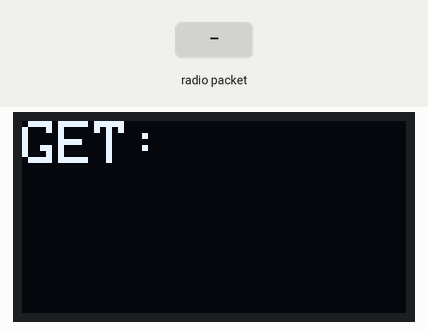
A sketch run on a simulated ESP32. Shown: 128×64 one-colour display. The inputs (shaded band) are chosen by the test bench. No radio packets arrive unless stated; what the sketch prints to the serial monitor is not drawn.

Above: at 1.2 s.
1.3 s: radio packet "1" arrives
At 2.5 s:
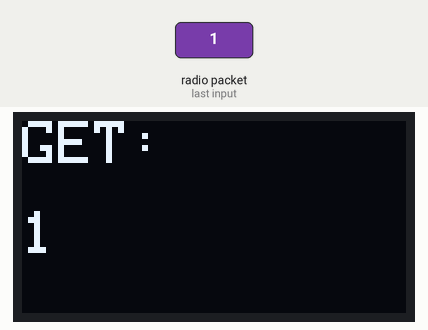
2.8 s: radio packet "0" arrives
At 3.6 s:
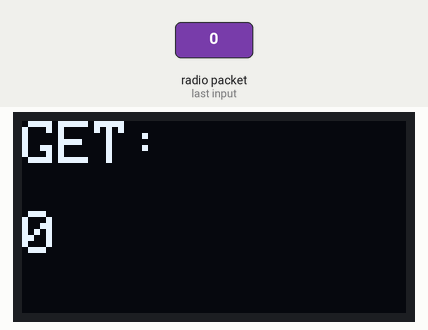
4.3 s: radio packet "2" arrives
At 4.8 s:
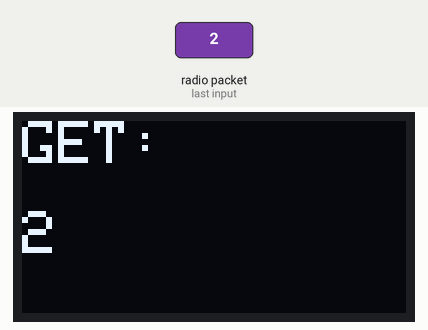
Timing chart, 0 to 7.3 s (numbered marks = the images above; inputs shaded):
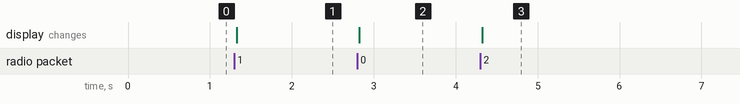

Measured:
- after the input at 1.3 s, the display: changes at once (image 1)
- after the input at 2.8 s, the display: changes at once (image 2)
- after the input at 4.3 s, the display: changes at once (image 3)

The sketch:

nrf24.ino
```cpp
#include <SPI.h>
#include <Wire.h>
#include <Adafruit_GFX.h>
#include "nRF24L01.h"
#include "RF24.h"
#include <Adafruit_SSD1306.h>

#define OLED_RESET     0
Adafruit_SSD1306 display( 128, 64, &Wire, OLED_RESET);

RF24 radio(22,21);
const byte address[5] = {0x00,0x00,0x00,0x00,0x01};

void setup() {
  Serial.begin(115200);
  Serial.println("HelloWrold!");

  Wire.begin(/*SDA*/13,/*SCL*/14);
  display.begin(SSD1306_SWITCHCAPVCC, 0x3C);
  display.clearDisplay();
  display.setTextColor(WHITE);
  display.setTextSize(2);
  display.setCursor(0, 0);
  display.print("GET:");
  display.display();

  radio.begin();
  radio.openReadingPipe(0,address);
  radio.setPALevel(RF24_PA_MIN);
  radio.startListening();
}

void loop() {
  if (radio.available()) {
    char text[32] = "";
    radio.read(&text, sizeof(text));

    Serial.println(text);

    display.clearDisplay();
    display.setTextColor(WHITE);
    display.setTextSize(2);
    display.setCursor(0, 0);
    display.print("GET:");
    display.setCursor(0, 30);
    display.print(text);
    display.display();
  }
}
```
